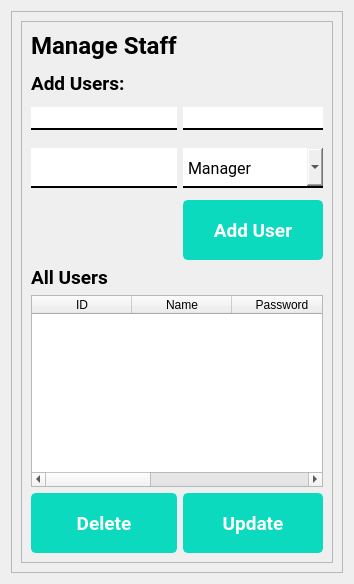
      <widget class="QWidget" name="manageStaffPage">
       <layout class="QGridLayout" name="gridLayout_29">
        <item row="0" column="0">
         <widget class="QFrame" name="frame_37">
          <property name="frameShape">
           <enum>QFrame::StyledPanel</enum>
          </property>
          <property name="frameShadow">
           <enum>QFrame::Raised</enum>
          </property>
          <layout class="QGridLayout" name="gridLayout_30">
           <item row="0" column="0">
            <widget class="QFrame" name="frame_38">
             <property name="frameShape">
              <enum>QFrame::StyledPanel</enum>
             </property>
             <property name="frameShadow">
              <enum>QFrame::Raised</enum>
             </property>
             <layout class="QGridLayout" name="gridLayout_31">
              <item row="2" column="0">
               <widget class="QLabel" name="label_33">
                <property name="maximumSize">
                 <size>
                  <width>16777215</width>
                  <height>60</height>
                 </size>
                </property>
                <property name="font">
                 <font>
                  <family>Roboto</family>
                  <pointsize>14</pointsize>
                  <weight>75</weight>
                  <bold>true</bold>
                 </font>
                </property>
                <property name="text">
                 <string>Add Users:</string>
                </property>
               </widget>
              </item>
              <item row="0" column="0">
               <widget class="QLabel" name="label_32">
                <property name="maximumSize">
                 <size>
                  <width>16777215</width>
                  <height>60</height>
                 </size>
                </property>
                <property name="font">
                 <font>
                  <family>Roboto</family>
                  <pointsize>18</pointsize>
                  <weight>75</weight>
                  <bold>true</bold>
                 </font>
                </property>
                <property name="text">
                 <string>Manage Staff</string>
                </property>
               </widget>
              </item>
              <item row="7" column="1">
               <widget class="QComboBox" name="userRoleInput">
                <property name="minimumSize">
                 <size>
                  <width>0</width>
                  <height>40</height>
                 </size>
                </property>
                <property name="font">
                 <font>
                  <family>Roboto</family>
                  <pointsize>12</pointsize>
                  <weight>50</weight>
                  <bold>false</bold>
                 </font>
                </property>
                <property name="styleSheet">
                 <string notr="true">border:none;
border-bottom:2px solid black;</string>
                </property>
                <item>
                 <property name="text">
                  <string>Manager</string>
                 </property>
                </item>
                <item>
                 <property name="text">
                  <string>Customer</string>
                 </property>
                </item>
                <item>
                 <property name="text">
                  <string>Employee</string>
                 </property>
                </item>
               </widget>
              </item>
              <item row="4" column="0">
               <widget class="QLineEdit" name="userNameInput">
                <property name="font">
                 <font>
                  <family>Roboto</family>
                  <pointsize>12</pointsize>
                  <weight>50</weight>
                  <bold>false</bold>
                 </font>
                </property>
                <property name="styleSheet">
                 <string notr="true">border:none;
border-bottom:2px solid black;</string>
                </property>
                <property name="text">
                 <string/>
                </property>
               </widget>
              </item>
              <item row="7" column="0">
               <widget class="QLineEdit" name="userEmailInput">
                <property name="minimumSize">
                 <size>
                  <width>0</width>
                  <height>40</height>
                 </size>
                </property>
                <property name="font">
                 <font>
                  <family>Roboto</family>
                  <pointsize>12</pointsize>
                  <weight>50</weight>
                  <bold>false</bold>
                 </font>
                </property>
                <property name="styleSheet">
                 <string notr="true">border:none;
border-bottom:2px solid black;</string>
                </property>
                <property name="text">
                 <string/>
                </property>
               </widget>
              </item>
              <item row="4" column="1">
               <widget class="QLineEdit" name="userPasswordInput">
                <property name="font">
                 <font>
                  <family>Roboto</family>
                  <pointsize>12</pointsize>
                  <weight>50</weight>
                  <bold>false</bold>
                 </font>
                </property>
                <property name="styleSheet">
                 <string notr="true">border:none;
border-bottom:2px solid black;</string>
                </property>
                <property name="text">
                 <string/>
                </property>
               </widget>
              </item>
              <item row="10" column="0">
               <widget class="QLabel" name="label_34">
                <property name="maximumSize">
                 <size>
                  <width>16777215</width>
                  <height>60</height>
                 </size>
                </property>
                <property name="font">
                 <font>
                  <family>Roboto</family>
                  <pointsize>14</pointsize>
                  <weight>75</weight>
                  <bold>true</bold>
                 </font>
                </property>
                <property name="text">
                 <string>All Users</string>
                </property>
               </widget>
              </item>
              <item row="9" column="1">
               <widget class="QPushButton" name="addUserBtn">
                <property name="minimumSize">
                 <size>
                  <width>0</width>
                  <height>60</height>
                 </size>
                </property>
                <property name="font">
                 <font>
                  <family>Roboto</family>
                  <pointsize>14</pointsize>
                  <weight>75</weight>
                  <bold>true</bold>
                 </font>
                </property>
                <property name="styleSheet">
                 <string notr="true">/* Normal state styling */
QPushButton#addUserBtn {
    color: white;
    background: #0BDABF;
    border: 2px solid #0BDABF;
    border-radius: 5px;
    padding: 5px 10px;
}

/* Hover state styling */
QPushButton#addUserBtn:hover {
    background: #08A79D; /* Change the color for hover effect */
}

/* Advanced styling */
QPushButton#addUserBtn:pressed {
    background: #067267; /* Change the color for pressed effect */
    border: 2px solid #067267;
}

/* Add any other advanced styling here */

</string>
                </property>
                <property name="text">
                 <string>Add User</string>
                </property>
               </widget>
              </item>
              <item row="11" column="0" colspan="2">
               <widget class="QTableWidget" name="showAllUsersTable">
                <property name="selectionBehavior">
                 <enum>QAbstractItemView::SelectRows</enum>
                </property>
                <attribute name="horizontalHeaderCascadingSectionResizes">
                 <bool>false</bool>
                </attribute>
                <attribute name="horizontalHeaderShowSortIndicator" stdset="0">
                 <bool>false</bool>
                </attribute>
                <attribute name="horizontalHeaderStretchLastSection">
                 <bool>false</bool>
                </attribute>
                <attribute name="verticalHeaderCascadingSectionResizes">
                 <bool>false</bool>
                </attribute>
                <attribute name="verticalHeaderShowSortIndicator" stdset="0">
                 <bool>false</bool>
                </attribute>
                <column>
                 <property name="text">
                  <string>ID</string>
                 </property>
                </column>
                <column>
                 <property name="text">
                  <string>Name</string>
                 </property>
                </column>
                <column>
                 <property name="text">
                  <string>Password</string>
                 </property>
                </column>
                <column>
                 <property name="text">
                  <string>Email</string>
                 </property>
                </column>
                <column>
                 <property name="text">
                  <string>Role</string>
                 </property>
                </column>
               </widget>
              </item>
              <item row="12" column="1">
               <widget class="QPushButton" name="updateUserBtn">
                <property name="minimumSize">
                 <size>
                  <width>0</width>
                  <height>60</height>
                 </size>
                </property>
                <property name="font">
                 <font>
                  <family>Roboto</family>
                  <pointsize>14</pointsize>
                  <weight>75</weight>
                  <bold>true</bold>
                 </font>
                </property>
                <property name="styleSheet">
                 <string notr="true">/* Normal state styling */
QPushButton#updateUserBtn {
    color: white;
    background: #0BDABF;
    border: 2px solid #0BDABF;
    border-radius: 5px;
    padding: 5px 10px;
}

/* Hover state styling */
QPushButton#updateUserBtn:hover {
    background: #08A79D; /* Change the color for hover effect */
}

/* Advanced styling */
QPushButton#updateUserBtn:pressed {
    background: #067267; /* Change the color for pressed effect */
    border: 2px solid #067267;
}

/* Add any other advanced styling here */

</string>
                </property>
                <property name="text">
                 <string>Update</string>
                </property>
               </widget>
              </item>
              <item row="12" column="0">
               <widget class="QPushButton" name="deleteUserBtn">
                <property name="minimumSize">
                 <size>
                  <width>0</width>
                  <height>60</height>
                 </size>
                </property>
                <property name="font">
                 <font>
                  <family>Roboto</family>
                  <pointsize>14</pointsize>
                  <weight>75</weight>
                  <bold>true</bold>
                 </font>
                </property>
                <property name="styleSheet">
                 <string notr="true">/* Normal state styling */
QPushButton#deleteUserBtn {
    color: white;
    background: #0BDABF;
    border: 2px solid #0BDABF;
    border-radius: 5px;
    padding: 5px 10px;
}

/* Hover state styling */
QPushButton#deleteUserBtn:hover {
    background: #08A79D; /* Change the color for hover effect */
}

/* Advanced styling */
QPushButton#deleteUserBtn:pressed {
    background: #067267; /* Change the color for pressed effect */
    border: 2px solid #067267;
}

/* Add any other advanced styling here */

</string>
                </property>
                <property name="text">
                 <string>Delete</string>
                </property>
               </widget>
              </item>
              <item row="3" column="0">
               <widget class="QFrame" name="frame_60">
                <property name="frameShape">
                 <enum>QFrame::StyledPanel</enum>
                </property>
                <property name="frameShadow">
                 <enum>QFrame::Raised</enum>
                </property>
               </widget>
              </item>
              <item row="6" column="0">
               <widget class="QFrame" name="frame_61">
                <property name="frameShape">
                 <enum>QFrame::StyledPanel</enum>
                </property>
                <property name="frameShadow">
                 <enum>QFrame::Raised</enum>
                </property>
               </widget>
              </item>
              <item row="5" column="0">
               <widget class="QFrame" name="frame_58">
                <property name="frameShape">
                 <enum>QFrame::StyledPanel</enum>
                </property>
                <property name="frameShadow">
                 <enum>QFrame::Raised</enum>
                </property>
               </widget>
              </item>
              <item row="1" column="0">
               <widget class="QFrame" name="frame_59">
                <property name="frameShape">
                 <enum>QFrame::StyledPanel</enum>
                </property>
                <property name="frameShadow">
                 <enum>QFrame::Raised</enum>
                </property>
               </widget>
              </item>
              <item row="8" column="0">
               <widget class="QFrame" name="frame_62">
                <property name="frameShape">
                 <enum>QFrame::StyledPanel</enum>
                </property>
                <property name="frameShadow">
                 <enum>QFrame::Raised</enum>
                </property>
               </widget>
              </item>
             </layout>
            </widget>
           </item>
          </layout>
         </widget>
        </item>
       </layout>
      </widget>
